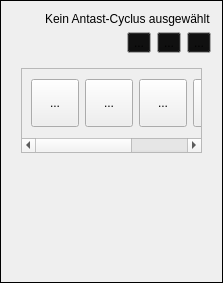
<?xml version="1.0" encoding="UTF-8"?>
<ui version="4.0">
 <class>TP_Item</class>
 <widget class="QFrame" name="TP_Item">
  <property name="geometry">
   <rect>
    <x>0</x>
    <y>0</y>
    <width>223</width>
    <height>283</height>
   </rect>
  </property>
  <property name="maximumSize">
   <size>
    <width>270</width>
    <height>16777215</height>
   </size>
  </property>
  <property name="acceptDrops">
   <bool>false</bool>
  </property>
  <property name="windowTitle">
   <string>Frame</string>
  </property>
  <property name="frameShape">
   <enum>QFrame::Box</enum>
  </property>
  <layout class="QVBoxLayout" name="verticalLayout_3">
   <item>
    <widget class="QWidget" name="widget_PreView" native="true">
     <layout class="QVBoxLayout" name="verticalLayout">
      <property name="spacing">
       <number>6</number>
      </property>
      <property name="leftMargin">
       <number>0</number>
      </property>
      <property name="topMargin">
       <number>0</number>
      </property>
      <property name="rightMargin">
       <number>0</number>
      </property>
      <property name="bottomMargin">
       <number>0</number>
      </property>
      <item>
       <layout class="QHBoxLayout" name="horizontalLayout1">
        <item>
         <widget class="QLabel" name="label_PreView_Icon">
          <property name="maximumSize">
           <size>
            <width>32</width>
            <height>32</height>
           </size>
          </property>
          <property name="text">
           <string/>
          </property>
          <property name="pixmap">
           <pixmap resource="../Icons.qrc">:/Icons/TouchProbe/empty-set.png</pixmap>
          </property>
          <property name="scaledContents">
           <bool>true</bool>
          </property>
         </widget>
        </item>
        <item>
         <widget class="QLabel" name="label_PreView_Text">
          <property name="text">
           <string>Kein Antast-Cyclus ausgewählt</string>
          </property>
         </widget>
        </item>
       </layout>
      </item>
      <item>
       <layout class="QHBoxLayout" name="horizontalLayout2">
        <item>
         <spacer name="horizontalSpacer">
          <property name="orientation">
           <enum>Qt::Horizontal</enum>
          </property>
          <property name="sizeHint" stdset="0">
           <size>
            <width>40</width>
            <height>20</height>
           </size>
          </property>
         </spacer>
        </item>
        <item>
         <widget class="QToolButton" name="toolButton_Trash">
          <property name="maximumSize">
           <size>
            <width>32</width>
            <height>32</height>
           </size>
          </property>
          <property name="palette">
           <palette>
            <active>
             <colorrole role="Button">
              <brush brushstyle="SolidPattern">
               <color alpha="255">
                <red>12</red>
                <green>12</green>
                <blue>12</blue>
               </color>
              </brush>
             </colorrole>
            </active>
            <inactive>
             <colorrole role="Button">
              <brush brushstyle="SolidPattern">
               <color alpha="255">
                <red>12</red>
                <green>12</green>
                <blue>12</blue>
               </color>
              </brush>
             </colorrole>
            </inactive>
            <disabled>
             <colorrole role="Button">
              <brush brushstyle="SolidPattern">
               <color alpha="255">
                <red>12</red>
                <green>12</green>
                <blue>12</blue>
               </color>
              </brush>
             </colorrole>
            </disabled>
           </palette>
          </property>
          <property name="autoFillBackground">
           <bool>false</bool>
          </property>
          <property name="text">
           <string>...</string>
          </property>
          <property name="icon">
           <iconset resource="../Icons.qrc">
            <normaloff>:/Icons/TouchProbe/delete.png</normaloff>:/Icons/TouchProbe/delete.png</iconset>
          </property>
          <property name="iconSize">
           <size>
            <width>32</width>
            <height>32</height>
           </size>
          </property>
          <property name="checkable">
           <bool>false</bool>
          </property>
         </widget>
        </item>
        <item>
         <widget class="QToolButton" name="toolButton_Add">
          <property name="maximumSize">
           <size>
            <width>32</width>
            <height>32</height>
           </size>
          </property>
          <property name="palette">
           <palette>
            <active>
             <colorrole role="Button">
              <brush brushstyle="SolidPattern">
               <color alpha="255">
                <red>12</red>
                <green>12</green>
                <blue>12</blue>
               </color>
              </brush>
             </colorrole>
            </active>
            <inactive>
             <colorrole role="Button">
              <brush brushstyle="SolidPattern">
               <color alpha="255">
                <red>12</red>
                <green>12</green>
                <blue>12</blue>
               </color>
              </brush>
             </colorrole>
            </inactive>
            <disabled>
             <colorrole role="Button">
              <brush brushstyle="SolidPattern">
               <color alpha="255">
                <red>12</red>
                <green>12</green>
                <blue>12</blue>
               </color>
              </brush>
             </colorrole>
            </disabled>
           </palette>
          </property>
          <property name="text">
           <string>...</string>
          </property>
          <property name="icon">
           <iconset resource="../Icons.qrc">
            <normaloff>:/Icons/TouchProbe/add.png</normaloff>:/Icons/TouchProbe/add.png</iconset>
          </property>
          <property name="iconSize">
           <size>
            <width>32</width>
            <height>32</height>
           </size>
          </property>
         </widget>
        </item>
        <item>
         <widget class="QToolButton" name="toolButton_Fold">
          <property name="maximumSize">
           <size>
            <width>32</width>
            <height>32</height>
           </size>
          </property>
          <property name="palette">
           <palette>
            <active>
             <colorrole role="Button">
              <brush brushstyle="SolidPattern">
               <color alpha="255">
                <red>12</red>
                <green>12</green>
                <blue>12</blue>
               </color>
              </brush>
             </colorrole>
            </active>
            <inactive>
             <colorrole role="Button">
              <brush brushstyle="SolidPattern">
               <color alpha="255">
                <red>12</red>
                <green>12</green>
                <blue>12</blue>
               </color>
              </brush>
             </colorrole>
            </inactive>
            <disabled>
             <colorrole role="Button">
              <brush brushstyle="SolidPattern">
               <color alpha="255">
                <red>12</red>
                <green>12</green>
                <blue>12</blue>
               </color>
              </brush>
             </colorrole>
            </disabled>
           </palette>
          </property>
          <property name="text">
           <string>...</string>
          </property>
          <property name="icon">
           <iconset resource="../Icons.qrc">
            <normaloff>:/Icons/TouchProbe/down-arrow.png</normaloff>:/Icons/TouchProbe/down-arrow.png</iconset>
          </property>
          <property name="iconSize">
           <size>
            <width>32</width>
            <height>32</height>
           </size>
          </property>
         </widget>
        </item>
       </layout>
      </item>
     </layout>
    </widget>
   </item>
   <item>
    <widget class="QWidget" name="widget_FullView" native="true">
     <layout class="QVBoxLayout" name="verticalLayout_2">
      <item>
       <widget class="QScrollArea" name="scrollArea_Cyclus">
        <property name="minimumSize">
         <size>
          <width>0</width>
          <height>85</height>
         </size>
        </property>
        <property name="maximumSize">
         <size>
          <width>16777215</width>
          <height>85</height>
         </size>
        </property>
        <property name="sizeIncrement">
         <size>
          <width>0</width>
          <height>0</height>
         </size>
        </property>
        <property name="widgetResizable">
         <bool>true</bool>
        </property>
        <widget class="QWidget" name="scrollAreaWidgetContents">
         <property name="geometry">
          <rect>
           <x>-99</x>
           <y>0</y>
           <width>282</width>
           <height>69</height>
          </rect>
         </property>
         <property name="maximumSize">
          <size>
           <width>16777215</width>
           <height>85</height>
          </size>
         </property>
         <layout class="QHBoxLayout" name="horizontalLayout_Cyclus">
          <item>
           <widget class="QToolButton" name="toolButton_Ausrichten">
            <property name="minimumSize">
             <size>
              <width>48</width>
              <height>48</height>
             </size>
            </property>
            <property name="maximumSize">
             <size>
              <width>48</width>
              <height>48</height>
             </size>
            </property>
            <property name="text">
             <string>...</string>
            </property>
            <property name="icon">
             <iconset resource="../Icons.qrc">
              <normaloff>:/Icons/TouchProbe/Ausrichten.png</normaloff>
              <normalon>:/Icons/Ausrichten.png</normalon>:/Icons/TouchProbe/Ausrichten.png</iconset>
            </property>
            <property name="iconSize">
             <size>
              <width>48</width>
              <height>48</height>
             </size>
            </property>
           </widget>
          </item>
          <item>
           <widget class="QToolButton" name="toolButton_Kante">
            <property name="minimumSize">
             <size>
              <width>48</width>
              <height>48</height>
             </size>
            </property>
            <property name="maximumSize">
             <size>
              <width>48</width>
              <height>48</height>
             </size>
            </property>
            <property name="text">
             <string>...</string>
            </property>
            <property name="icon">
             <iconset resource="../Icons.qrc">
              <normaloff>:/Icons/TouchProbe/Kante.png</normaloff>
              <normalon>:/Icons/Kante.png</normalon>:/Icons/TouchProbe/Kante.png</iconset>
            </property>
            <property name="iconSize">
             <size>
              <width>48</width>
              <height>48</height>
             </size>
            </property>
           </widget>
          </item>
          <item>
           <widget class="QToolButton" name="toolButton_Steg">
            <property name="minimumSize">
             <size>
              <width>48</width>
              <height>48</height>
             </size>
            </property>
            <property name="maximumSize">
             <size>
              <width>48</width>
              <height>48</height>
             </size>
            </property>
            <property name="text">
             <string>...</string>
            </property>
            <property name="icon">
             <iconset resource="../Icons.qrc">
              <normaloff>:/Icons/TouchProbe/Steg.png</normaloff>
              <normalon>:/Icons/Steg.png</normalon>:/Icons/TouchProbe/Steg.png</iconset>
            </property>
            <property name="iconSize">
             <size>
              <width>48</width>
              <height>48</height>
             </size>
            </property>
           </widget>
          </item>
          <item>
           <widget class="QToolButton" name="toolButton_Ebenheit">
            <property name="minimumSize">
             <size>
              <width>48</width>
              <height>48</height>
             </size>
            </property>
            <property name="sizeIncrement">
             <size>
              <width>48</width>
              <height>48</height>
             </size>
            </property>
            <property name="text">
             <string>...</string>
            </property>
            <property name="icon">
             <iconset>
              <normalon>:/Icons/TouchProbe/Ebene.png</normalon>
             </iconset>
            </property>
            <property name="iconSize">
             <size>
              <width>48</width>
              <height>48</height>
             </size>
            </property>
           </widget>
          </item>
          <item>
           <widget class="QToolButton" name="toolButton_Bohrung">
            <property name="minimumSize">
             <size>
              <width>48</width>
              <height>48</height>
             </size>
            </property>
            <property name="maximumSize">
             <size>
              <width>48</width>
              <height>48</height>
             </size>
            </property>
            <property name="text">
             <string>...</string>
            </property>
            <property name="icon">
             <iconset>
              <normalon>:/Icons/TouchProbe/Bohrung.png</normalon>
             </iconset>
            </property>
            <property name="iconSize">
             <size>
              <width>48</width>
              <height>48</height>
             </size>
            </property>
           </widget>
          </item>
         </layout>
        </widget>
       </widget>
      </item>
      <item>
       <widget class="TP_Kante" name="widget_TP_Kante" native="true"/>
      </item>
      <item>
       <widget class="TP_Ausrichten" name="widget_TP_Ausrichten" native="true"/>
      </item>
      <item>
       <widget class="TP_Steg" name="widget_TP_Steg" native="true"/>
      </item>
      <item>
       <widget class="TP_Ebenheit" name="widget_TP_Ebenheit" native="true"/>
      </item>
      <item>
       <widget class="TP_Bohrung" name="widget_TP_Bohrung" native="true"/>
      </item>
     </layout>
    </widget>
   </item>
  </layout>
 </widget>
 <customwidgets>
  <customwidget>
   <class>TP_Kante</class>
   <extends>QWidget</extends>
   <header>TouchProbe/tp_kante.h</header>
   <container>1</container>
  </customwidget>
  <customwidget>
   <class>TP_Ausrichten</class>
   <extends>QWidget</extends>
   <header>TouchProbe/tp_ausrichten.h</header>
   <container>1</container>
  </customwidget>
  <customwidget>
   <class>TP_Steg</class>
   <extends>QWidget</extends>
   <header>TouchProbe/tp_steg.h</header>
   <container>1</container>
  </customwidget>
  <customwidget>
   <class>TP_Ebenheit</class>
   <extends>QWidget</extends>
   <header>TouchProbe/tp_ebenheit.h</header>
   <container>1</container>
  </customwidget>
  <customwidget>
   <class>TP_Bohrung</class>
   <extends>QWidget</extends>
   <header>TouchProbe/tp_bohrung.h</header>
   <container>1</container>
  </customwidget>
 </customwidgets>
 <resources>
  <include location="../Icons.qrc"/>
 </resources>
 <connections/>
</ui>
